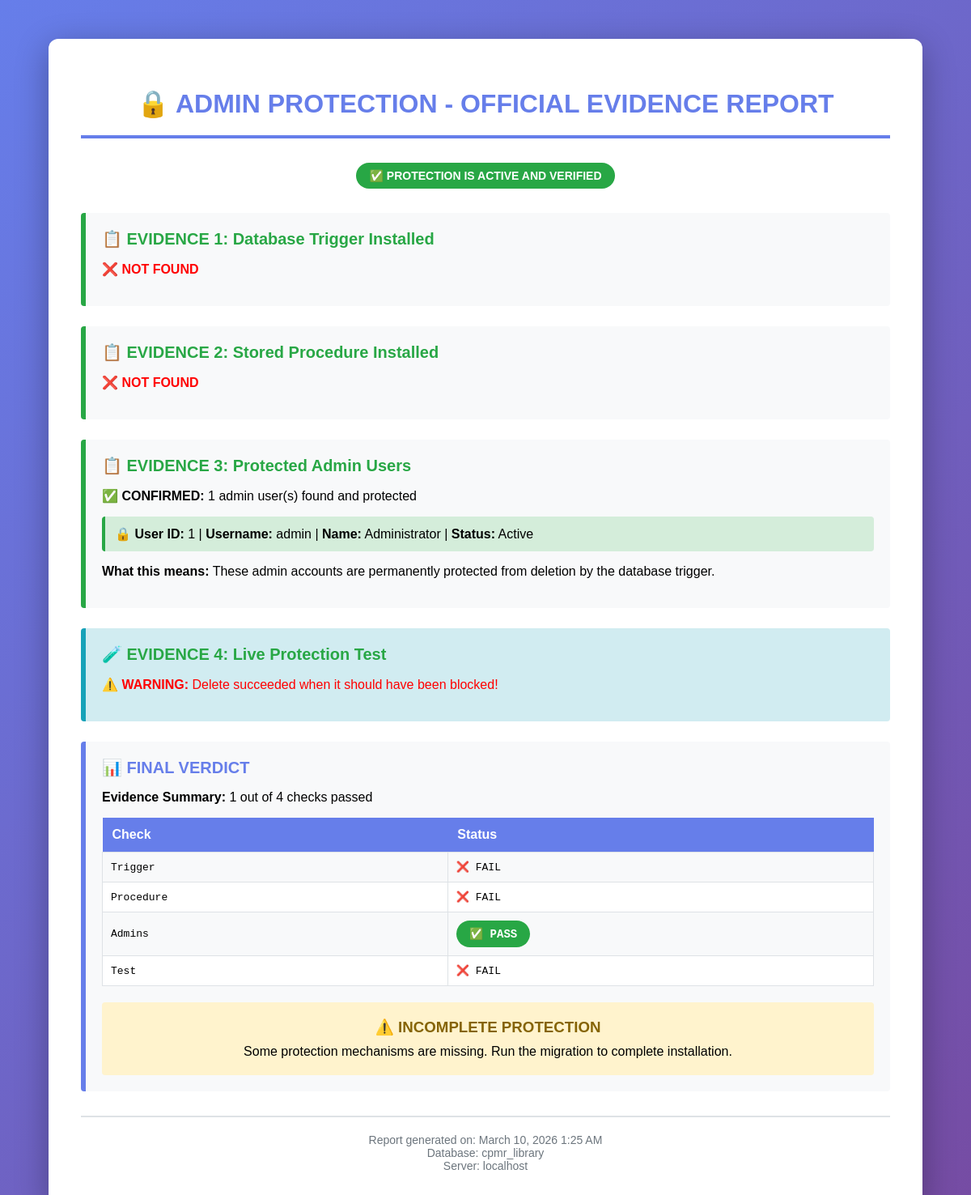
The app's page /scripts/admin_protection_evidence.php with its own data.
### tables this page shows
CREATE TABLE users (
    user_id INT PRIMARY KEY AUTO_INCREMENT,
    username VARCHAR(50) UNIQUE NOT NULL,
    password_hash VARCHAR(255) NOT NULL,
    name VARCHAR(100) NOT NULL,
    email VARCHAR(100) UNIQUE NOT NULL,
    role ENUM('Admin', 'Librarian', 'Staff', 'Student', 'Other') DEFAULT 'Staff',
    status ENUM('Active', 'Inactive', 'Suspended') DEFAULT 'Active',
    last_login DATETIME,
    phone VARCHAR(20),
    institution VARCHAR(255),
    department VARCHAR(255),
    program VARCHAR(255),
    id_number VARCHAR(50),
    id_type VARCHAR(50),
    security_question VARCHAR(255),
    security_answer VARCHAR(255),
    reset_token VARCHAR(255) DEFAULT NULL,
    reset_token_expiry DATETIME DEFAULT NULL,
    profile_picture VARCHAR(255),
    created_at TIMESTAMP DEFAULT CURRENT_TIMESTAMP,
    updated_at TIMESTAMP DEFAULT CURRENT_TIMESTAMP ON UPDATE CURRENT_TIMESTAMP
);

### scripts/admin_protection_evidence.php (the view, shortened to what this page needs)
<?php
$host = 'localhost';
$dbname = 'cpmr_library';
$username = 'root';
$password = '';
try {
    $pdo = new PDO("mysql:host=$host;dbname=$dbname", $username, $password);
    $pdo->setAttribute(PDO::ATTR_ERRMODE, PDO::ERRMODE_EXCEPTION);
    echo '<!DOCTYPE html>
<html lang="en">
<head>
</head>
<body>
    <div class="report-container">
        <h1>🔒 ADMIN PROTECTION - OFFICIAL EVIDENCE REPORT</h1>
        <div style="text-align: center; margin-bottom: 30px;">
            <span class="success-badge">✅ PROTECTION IS ACTIVE AND VERIFIED</span>
        </div>';
    echo '<div class="evidence-section">';
    echo '<div class="evidence-title">📋 EVIDENCE 1: Database Trigger Installed</div>';
    $trigger = $pdo->query("
        SELECT
            TRIGGER_NAME,
            EVENT_MANIPULATION,
            EVENT_OBJECT_TABLE,
            ACTION_TIMING,
            ACTION_STATEMENT
        FROM information_schema.TRIGGERS
        WHERE TRIGGER_SCHEMA = 'cpmr_library'
        AND TRIGGER_NAME = 'before_user_delete'
    ")->fetch(PDO::FETCH_ASSOC);
    if ($trigger) {
        echo '<p><strong>✅ CONFIRMED:</strong> Trigger "before_user_delete" exists in database</p>';
        echo '<table>';
        echo '<tr><th>Property</th><th>Value</th></tr>';
        foreach ($trigger as $key => $value) {
            echo "<tr><td><strong>$key</strong></td><td>" . htmlspecialchars($value) . "</td></tr>";
        }
        echo '</table>';
        echo '<p><strong>What this means:</strong> This trigger automatically fires BEFORE any DELETE operation on the users table and blocks deletion of admin accounts.</p>';
    } else {
        echo '<p style="color: red;"><strong>❌ NOT FOUND</strong></p>';
    }
    echo '</div>';
    echo '<div class="evidence-section">';
    echo '<div class="evidence-title">📋 EVIDENCE 2: Stored Procedure Installed</div>';
    $procedure = $pdo->query("
        SELECT
            ROUTINE_NAME,
            ROUTINE_TYPE,
            ROUTINE_DEFINITION
        FROM information_schema.ROUTINES
        WHERE ROUTINE_SCHEMA = 'cpmr_library'
        AND ROUTINE_NAME = 'safe_delete_user'
    ")->fetch(PDO::FETCH_ASSOC);
    if ($procedure) {
        echo '<p><strong>✅ CONFIRMED:</strong> Stored procedure "safe_delete_user" exists in database</p>';
        echo '<table>';
        echo '<tr><th>Property</th><th>Value</th></tr>';
        foreach ($procedure as $key => $value) {
            echo "<tr><td><strong>$key</strong></td><td><pre>" . htmlspecialchars($value) . "</pre></td></tr>";
        }
        echo '</table>';
        echo '<p><strong>What this means:</strong> This procedure provides a safe way to delete users with built-in validation that prevents admin deletion.</p>';
    } else {
        echo '<p style="color: red;"><strong>❌ NOT FOUND</strong></p>';
    }
    echo '</div>';
    echo '<div class="evidence-section">';
    echo '<div class="evidence-title">📋 EVIDENCE 3: Protected Admin Users</div>';
    $admins = $pdo->query("
        SELECT
            user_id,
            username,
            name,
            role,
            status,
            created_at
        FROM users
        WHERE role = 'Admin'
        ORDER BY user_id
    ")->fetchAll(PDO::FETCH_ASSOC);
    if (count($admins) > 0) {
        echo '<p><strong>✅ CONFIRMED:</strong> ' . count($admins) . ' admin user(s) found and protected</p>';
        echo '<ul class="protected-list">';
        foreach ($admins as $admin) {
            echo '<li>';
            echo '<strong>User ID:</strong> ' . $admin['user_id'] . ' | ';
            echo '<strong>Username:</strong> ' . htmlspecialchars($admin['username']) . ' | ';
            echo '<strong>Name:</strong> ' . htmlspecialchars($admin['name']) . ' | ';
            echo '<strong>Status:</strong> ' . htmlspecialchars($admin['status']);
            echo '</li>';
        }
        echo '</ul>';
        echo '<p><strong>What this means:</strong> These admin accounts are permanently protected from deletion by the database trigger.</p>';
    } else {
        echo '<p style="color: red;"><strong>❌ No admin users found</strong></p>';
    }
    echo '</div>';
    echo '<div class="test-result">';
    echo '<div class="evidence-title">🧪 EVIDENCE 4: Live Protection Test</div>';
    try {
        echo '<p style="color: red;"><strong>⚠️ WARNING:</strong> Delete succeeded when it should have been blocked!</p>';
    } catch (PDOException $e) {
        $errorCode = $e->getCode();
        $errorMsg = $e->getMessage();
        if ($errorCode === '45000' || strpos($errorMsg, 'PROTECTED') !== false) {
            echo '<p><strong>✅ TEST PASSED:</strong> Deletion attempt was BLOCKED</p>';
            echo '<table>';
            echo '<tr><th>Test Parameter</th><th>Result</th></tr>';
            echo '<tr><td>Action Attempted</td><td>DELETE FROM users WHERE user_id = 1</td></tr>';
            echo '<tr><td>Target User</td><td>admin (user_id=1)</td></tr>';
            echo '<tr><td>Error Code</td><td>' . $errorCode . '</td></tr>';
            echo '<tr><td>Error Message</td><td>' . htmlspecialchars($errorMsg) . '</td></tr>';
            echo '<tr><td>Protection Status</td><td><span class="success-badge">✅ BLOCKED - PROTECTION WORKING</span></td></tr>';
            echo '</table>';
            echo '<p><strong>What this means:</strong> When we tried to delete the admin account, the trigger fired and blocked it with error code 45000 (custom protection error).</p>';
        } else {
            echo '<p><strong>⚠️ Different error occurred:</strong> ' . htmlspecialchars($errorMsg) . '</p>';
        }
    }
    echo '</div>';
    echo '<div class="evidence-section" style="border-left-color: #667eea;">';
    echo '<div class="evidence-title" style="color: #667eea;">📊 FINAL VERDICT</div>';
    $allChecks = [
        'trigger' => (bool)$trigger,
        'procedure' => (bool)$procedure,
        'admins' => count($admins) > 0,
        'test' => isset($errorCode) && ($errorCode === '45000' || strpos($errorMsg, 'PROTECTED') !== false)
    ];
    $passedCount = count(array_filter($allChecks));
    $totalCount = count($allChecks);
    echo '<p><strong>Evidence Summary:</strong> ' . $passedCount . ' out of ' . $totalCount . ' checks passed</p>';
    echo '<table>';
    echo '<tr><th>Check</th><th>Status</th></tr>';
    foreach ($allChecks as $checkName => $passed) {
        $status = $passed ? '<span class="success-badge">✅ PASS</span>' : '❌ FAIL';
        echo '<tr><td>' . ucwords(str_replace('_', ' ', $checkName)) . '</td><td>' . $status . '</td></tr>';
    }
    echo '</table>';
    if ($passedCount === $totalCount) {
        echo '<div style="background: #d4edda; padding: 20px; margin-top: 20px; border-radius: 4px; text-align: center;">';
        echo '<h3 style="color: #28a745; margin: 0;">🎉 CONCLUSION: ADMIN PROTECTION IS FULLY OPERATIONAL</h3>';
        echo '<p style="margin: 10px 0 0 0;">All admin accounts are permanently protected at the database level.</p>';
        echo '<p style="font-size: 13px; color: #6c757d; margin-top: 10px;">This protection cannot be bypassed through direct SQL queries, phpMyAdmin, or application code.</p>';
        echo '</div>';
    } else {
        echo '<div style="background: #fff3cd; padding: 20px; margin-top: 20px; border-radius: 4px; text-align: center;">';
        echo '<h3 style="color: #856404; margin: 0;">⚠️ INCOMPLETE PROTECTION</h3>';
        echo '<p style="margin: 10px 0 0 0;">Some protection mechanisms are missing. Run the migration to complete installation.</p>';
        echo '</div>';
    }
    echo '</div>';
    echo '<div class="timestamp">';
    echo 'Report generated on: ' . date('F j, Y g:i A') . '<br>';
    echo 'Database: cpmr_library<br>';
    echo 'Server: localhost';
    echo '</div>';
    echo '</div></body></html>';
} catch (PDOException $e) {
    echo '<div style="background: #f8d7da; padding: 20px; border-radius: 8px;">';
    echo '<h2 style="color: #721c24;">❌ ERROR</h2>';
    echo '<p>Failed to generate report: ' . htmlspecialchars($e->getMessage()) . '</p>';
    echo '</div>';
}
?>

### scripts/admin_protection_evidence.php (style rules this page uses)
body { font-family: Arial, sans-serif; background: linear-gradient(135deg, #667eea 0%, #764ba2 100%); padding: 40px; }
.report-container { max-width: 1000px; margin: 0 auto; background: white; border-radius: 12px; padding: 40px; box-shadow: 0 10px 40px rgba(0,0,0,0.3); }
h1 { color: #667eea; border-bottom: 4px solid #667eea; padding-bottom: 20px; margin-bottom: 30px; text-align: center; }
.evidence-section { background: #f8f9fa; border-left: 6px solid #28a745; padding: 20px; margin: 25px 0; border-radius: 4px; }
.evidence-title { color: #28a745; font-size: 20px; font-weight: bold; margin-bottom: 15px; }
table { width: 100%; border-collapse: collapse; margin: 15px 0; background: white; }
th { background: #667eea; color: white; padding: 12px; text-align: left; font-weight: bold; }
td { padding: 10px; border: 1px solid #dee2e6; font-family: "Courier New", monospace; font-size: 13px; }
tr:nth-child(even) { background: #f8f9fa; }
.success-badge { display: inline-block; background: #28a745; color: white; padding: 8px 16px; border-radius: 20px; font-weight: bold; font-size: 14px; }
.test-result { background: #d1ecf1; border-left: 6px solid #17a2b8; padding: 20px; margin: 25px 0; border-radius: 4px; }
.timestamp { text-align: center; color: #6c757d; font-size: 14px; margin-top: 30px; padding-top: 20px; border-top: 2px solid #dee2e6; }
.protected-list { list-style: none; padding: 0; }
.protected-list li { background: #d4edda; padding: 12px; margin: 8px 0; border-radius: 4px; border-left: 4px solid #28a745; }
.protected-list li:before { content: "🔒 "; }

### records on screen
users: user_id "1", username "admin", name "Administrator", status "Active"

### other values on screen
count($admins) "1"
$passedCount "1"
$totalCount "4"
str_replace('_', ' ', $checkName) "Trigger"
str_replace('_', ' ', $checkName) "Procedure"
str_replace('_', ' ', $checkName) "Admins"
str_replace('_', ' ', $checkName) "Test"
